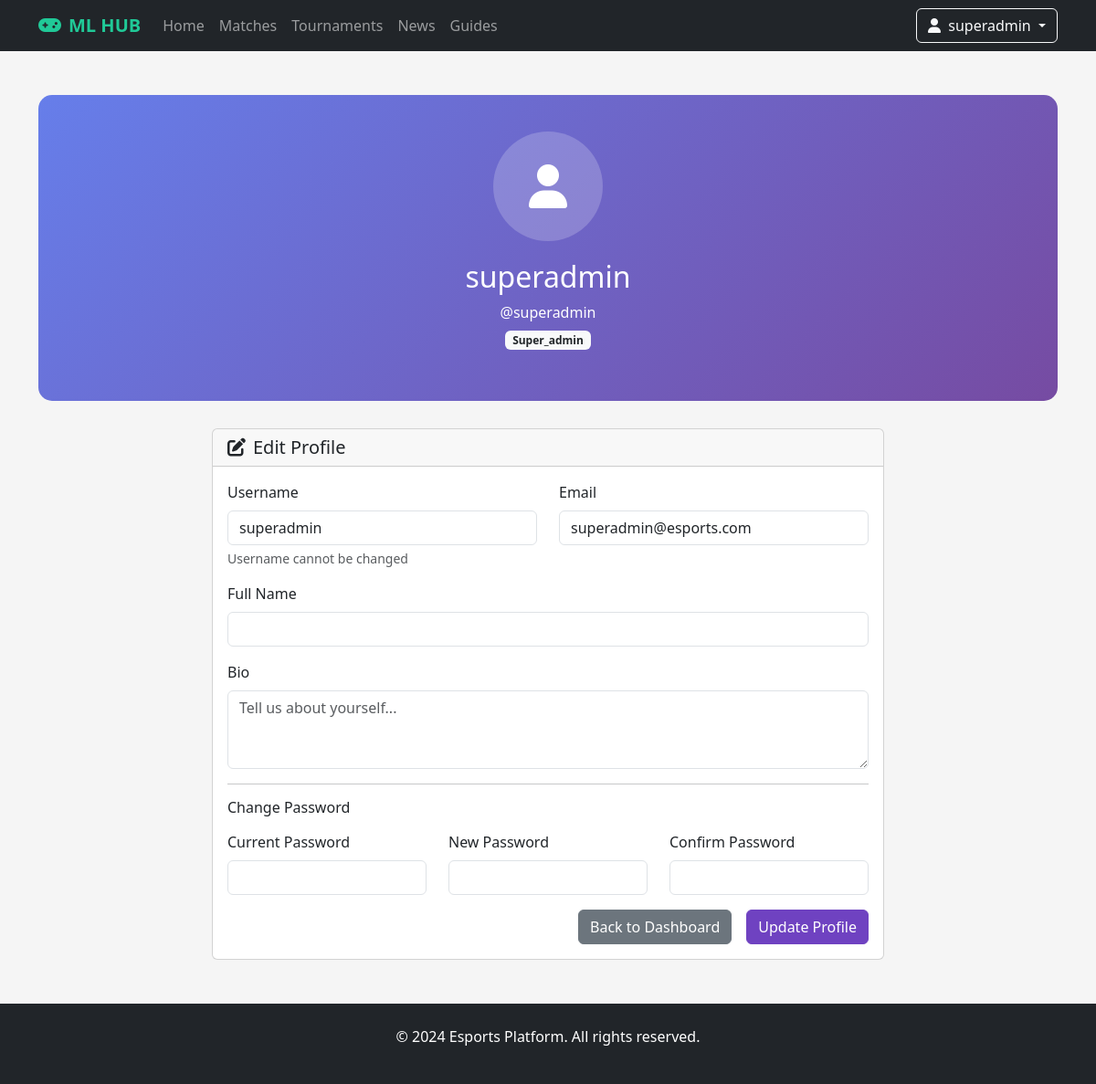
The app's page /profile.php (signed in) with its own data.
### tables this page shows
CREATE TABLE IF NOT EXISTS users (
    id INT AUTO_INCREMENT PRIMARY KEY,
    username VARCHAR(50) UNIQUE NOT NULL,
    email VARCHAR(100) UNIQUE NOT NULL,
    password VARCHAR(255) NOT NULL,
    full_name VARCHAR(100),
    bio TEXT,
    avatar_url VARCHAR(500),
    banner_url VARCHAR(500),
    role ENUM('user', 'squad_leader', 'admin', 'super_admin') DEFAULT 'user',
    is_verified BOOLEAN DEFAULT FALSE,
    last_active TIMESTAMP NULL,
    created_at TIMESTAMP DEFAULT CURRENT_TIMESTAMP,
    updated_at TIMESTAMP DEFAULT CURRENT_TIMESTAMP ON UPDATE CURRENT_TIMESTAMP
);

### profile.php (the view, shortened to what this page needs)
<?php
require_once 'config.php';
$viewingUserId = isset($_GET['user_id']) ? (int)$_GET['user_id'] : $_SESSION['user_id'];
$isOwnProfile = ($viewingUserId === $_SESSION['user_id']);
$userRole = $_SESSION['role'];
$username = $_SESSION['username'];
$hasFullNameColumn = false;
$hasAvatarColumn = false;
try {
    $stmt = $pdo->query("DESCRIBE users");
    $columns = $stmt->fetchAll(PDO::FETCH_COLUMN);
    $hasFullNameColumn = in_array('full_name', $columns);
    $hasAvatarColumn = in_array('avatar_url', $columns);
} catch (Exception $e) {
    $hasFullNameColumn = false;
    $hasBioColumn = false;
}
try {
    $stmt = $pdo->prepare("
        SELECT u.*, s.name as squad_name, s.id as squad_id, s.logo_url as squad_logo
        FROM users u
        LEFT JOIN squad_members sm ON u.id = sm.user_id
        LEFT JOIN squads s ON sm.squad_id = s.id
        WHERE u.id = ?
    ");
    $stmt->execute([$viewingUserId]);
    $user = $stmt->fetch();
    $hasFullNameColumn = array_key_exists('full_name', $user);
    $hasAvatarColumn = array_key_exists('avatar_url', $user);
} catch (PDOException $e) {
    error_log("Database error: " . $e->getMessage());
    $errorMessage = "Failed to load profile data";
    $hasFullNameColumn = false;
    $hasBioColumn = false;
    $hasAvatarColumn = false;
    $hasBannerColumn = false;
}
?>
<!DOCTYPE html>
<html lang="en">
<head>
    <link href="https://cdn.jsdelivr.net/npm/bootstrap@5.3.0/dist/css/bootstrap.min.css" rel="stylesheet">
    <link rel="stylesheet" href="https://cdnjs.cloudflare.com/ajax/libs/font-awesome/6.4.0/css/all.min.css">
</head>
<body>
    <nav class="navbar navbar-expand-lg navbar-dark sticky-top">
        <div class="container">
            <a class="navbar-brand" href="index.php">
                <i class="fas fa-gamepad me-2"></i>ML HUB
            </a>
            <div class="collapse navbar-collapse" id="navbarNav">
                <ul class="navbar-nav me-auto">
                    <li class="nav-item">
                        <a class="nav-link" href="index.php">Home</a>
                    </li>
                    <li class="nav-item">
                        <a class="nav-link" href="matches.php">Matches</a>
                    </li>
                    <li class="nav-item">
                        <a class="nav-link" href="tournaments.php">Tournaments</a>
                    </li>
                    <li class="nav-item">
                        <a class="nav-link" href="news.php">News</a>
                    </li>
                    <li class="nav-item">
                        <a class="nav-link" href="guides.php">Guides</a>
                    </li>
                </ul>
                <div class="d-flex align-items-center">
                    <div class="dropdown">
                        <a class="btn btn-outline-light dropdown-toggle" href="#" role="button" data-bs-toggle="dropdown">
                            <i class="fas fa-user me-1"></i> <?php echo htmlspecialchars($username); ?>
                        </a>
                    </div>
                </div>
            </div>
        </div>
    </nav>
    <div class="container mt-5">
        <div class="profile-header text-center">
            <div class="profile-avatar">
                <?php if ($hasAvatarColumn && !empty($user['avatar_url'])): ?>
                    <img src="<?php echo htmlspecialchars($user['avatar_url']); ?>" alt="Avatar" class="rounded-circle" style="width: 120px; height: 120px; object-fit: cover;">
                <?php else: ?>
                    <i class="fas fa-user"></i>
                <?php endif; ?>
            </div>
            <h2><?php echo htmlspecialchars($hasFullNameColumn && $user['full_name'] ? $user['full_name'] : $user['username']); ?></h2>
            <p class="mb-2">@<?php echo htmlspecialchars($user['username']); ?></p>
            <div class="d-flex justify-content-center gap-2 mb-3">
                <span class="badge bg-light text-dark"><?php echo ucfirst($user['role']); ?></span>
            </div>
        </div>
        <?php if ($isOwnProfile): ?>
        <div class="row">
            <div class="col-lg-8 mx-auto">
                <div class="card">
                    <div class="card-header">
                        <h5 class="mb-0"><i class="fas fa-edit me-2"></i>Edit Profile</h5>
                    </div>
                    <div class="card-body">
                        <form method="POST" action="">
                            <div class="row">
                                <div class="col-md-6 mb-3">
                                    <label for="username" class="form-label">Username</label>
                                    <input type="text" class="form-control" id="username" value="<?php echo htmlspecialchars($user['username']); ?>" readonly>
                                    <div class="form-text">Username cannot be changed</div>
                                </div>
                                <div class="col-md-6 mb-3">
                                    <label for="email" class="form-label">Email</label>
                                    <input type="email" class="form-control" id="email" name="email" value="<?php echo htmlspecialchars($user['email'] ?? ''); ?>" required>
                                </div>
                            </div>
                            <div class="mb-3">
                                <label for="full_name" class="form-label">Full Name</label>
                                <input type="text" class="form-control" id="full_name" name="full_name" value="<?php echo htmlspecialchars($user['full_name'] ?? ''); ?>">
                            </div>
                            <div class="mb-3">
                                <label for="bio" class="form-label">Bio</label>
                                <textarea class="form-control" id="bio" name="bio" rows="3" placeholder="Tell us about yourself..."><?php echo htmlspecialchars($user['bio'] ?? ''); ?></textarea>
                            </div>
                            <hr>
                            <h6 class="mb-3">Change Password</h6>
                            <div class="row">
                                <div class="col-md-4 mb-3">
                                    <label for="current_password" class="form-label">Current Password</label>
                                    <input type="password" class="form-control" id="current_password" name="current_password">
                                </div>
                                <div class="col-md-4 mb-3">
                                    <label for="new_password" class="form-label">New Password</label>
                                    <input type="password" class="form-control" id="new_password" name="new_password">
                                </div>
                                <div class="col-md-4 mb-3">
                                    <label for="confirm_password" class="form-label">Confirm Password</label>
                                    <input type="password" class="form-control" id="confirm_password" name="confirm_password">
                                </div>
                            </div>
                            <div class="d-grid gap-2 d-md-flex justify-content-md-end">
                                <a href="<?php echo $userRole === 'admin' || $userRole === 'super_admin' ? 'admin_dashboard.php' : 'user_dashboard.php'; ?>" class="btn btn-secondary me-md-2">Back to Dashboard</a>
                                <button type="submit" class="btn btn-primary">Update Profile</button>
                            </div>
                        </form>
                    </div>
                </div>
            </div>
        </div>
        <?php endif; ?>
    </div>
    <footer class="bg-dark text-white text-center py-4 mt-5">
        <div class="container">
            <p>&copy; 2024 Esports Platform. All rights reserved.</p>
        </div>
    </footer>
</body>
</html>

### profile.php (style rules this page uses)
:root { --primary-color: #6f42c1; --secondary-color: #20c997; --dark-color: #212529; --light-color: #f8f9fa; }
body { font-family: 'Segoe UI', Tahoma, Geneva, Verdana, sans-serif; background-color: #f5f5f5; color: #333; }
.navbar { background-color: var(--dark-color); }
.navbar-brand { font-weight: bold; color: var(--secondary-color) !important; }
.profile-header { background: linear-gradient(135deg, #667eea 0%, #764ba2 100%); color: white; padding: 40px 0; border-radius: 15px; margin-bottom: 30px; }
.profile-avatar { width: 120px; height: 120px; border-radius: 50%; background-color: rgba(255, 255, 255, 0.2); display: flex; align-items: center; justify-content: center; font-size: 3rem; margin: 0 auto 20px; }
.btn-primary { background-color: var(--primary-color); border-color: var(--primary-color); }

### records on screen
users: username "superadmin", role "Super_admin", email "superadmin@esports.com"

### other values on screen
$username "superadmin"
